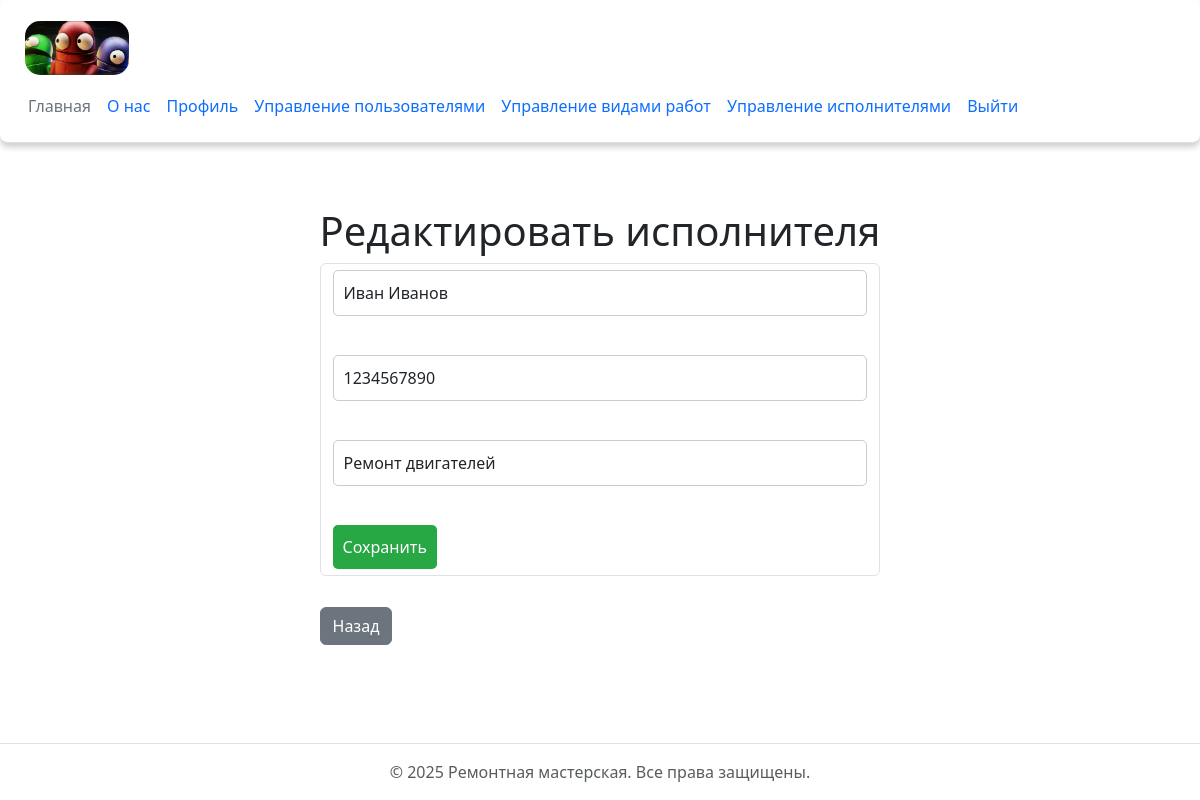
The app's page /edit_mechanic/1 (signed in) with its own data.
### config.py (models this page shows)
class Mechanic(db.Model):
    id = db.Column(db.Integer, primary_key=True)
    name = db.Column(db.String(100), nullable=False)  # Имя исполнителя
    phone = db.Column(db.String(20), nullable=True)  # Телефон исполнителя
    specialization = db.Column(db.String(100), nullable=True)  # Специализация

### app.py (the view, shortened to what this page needs)
@app.route("/edit_mechanic/<int:id>", methods=['GET', 'POST'])
@login_required
def edit_mechanic(id):
    if not current_user.is_admin():
        flash('Доступ запрещен! Только администраторы могут редактировать исполнителей.', 'error')
        return redirect(url_for('profile'))
    mechanic = Mechanic.query.get_or_404(id)
    return render_template('edit_mechanic.html', mechanic=mechanic)

### app.py (called while the page is built)
@login_manager.user_loader
def load_user(user_id):
    return User.query.get(int(user_id))

### config.py (called while the page is built)
    def is_admin(self):
        return self.role == 'admin'

### templates/edit_mechanic.html (shortened to what this page needs)
{% extends 'base.html' %}
{% block content %}
<h1>Редактировать исполнителя</h1>
<form method="post" class="form-control">
    <input type="text" name="name" value="{{ mechanic.name }}" class="form-control" required><br>
    <input type="text" name="phone" value="{{ mechanic.phone if mechanic.phone else '' }}" placeholder="Номер телефона (10 цифр)" class="form-control"><br>
    <input type="text" name="specialization" value="{{ mechanic.specialization if mechanic.specialization else '' }}" placeholder="Специализация" class="form-control"><br>
    <button class="btn btn-success" type="submit">Сохранить</button>
</form>
<p><a href="{{ url_for('mechanics') }}" class="btn btn-secondary mt-3">Назад</a></p>
{% endblock %}

### static/css/main.css (style rules this page uses)
body { margin: 0; }
*, *:before, *:after { box-sizing: border-box; }
.form-control { margin-bottom: 15px; }
.form-control input, .form-control select, .form-control button { width: 100%; padding: 10px; border-radius: 5px; border: 1px solid #ccc; }
.form-control button { width: auto; background-color: #28a745; color: white; border: none; }

### records on screen
Mechanic: name "Иван Иванов", phone "1234567890", specialization "Ремонт двигателей"
